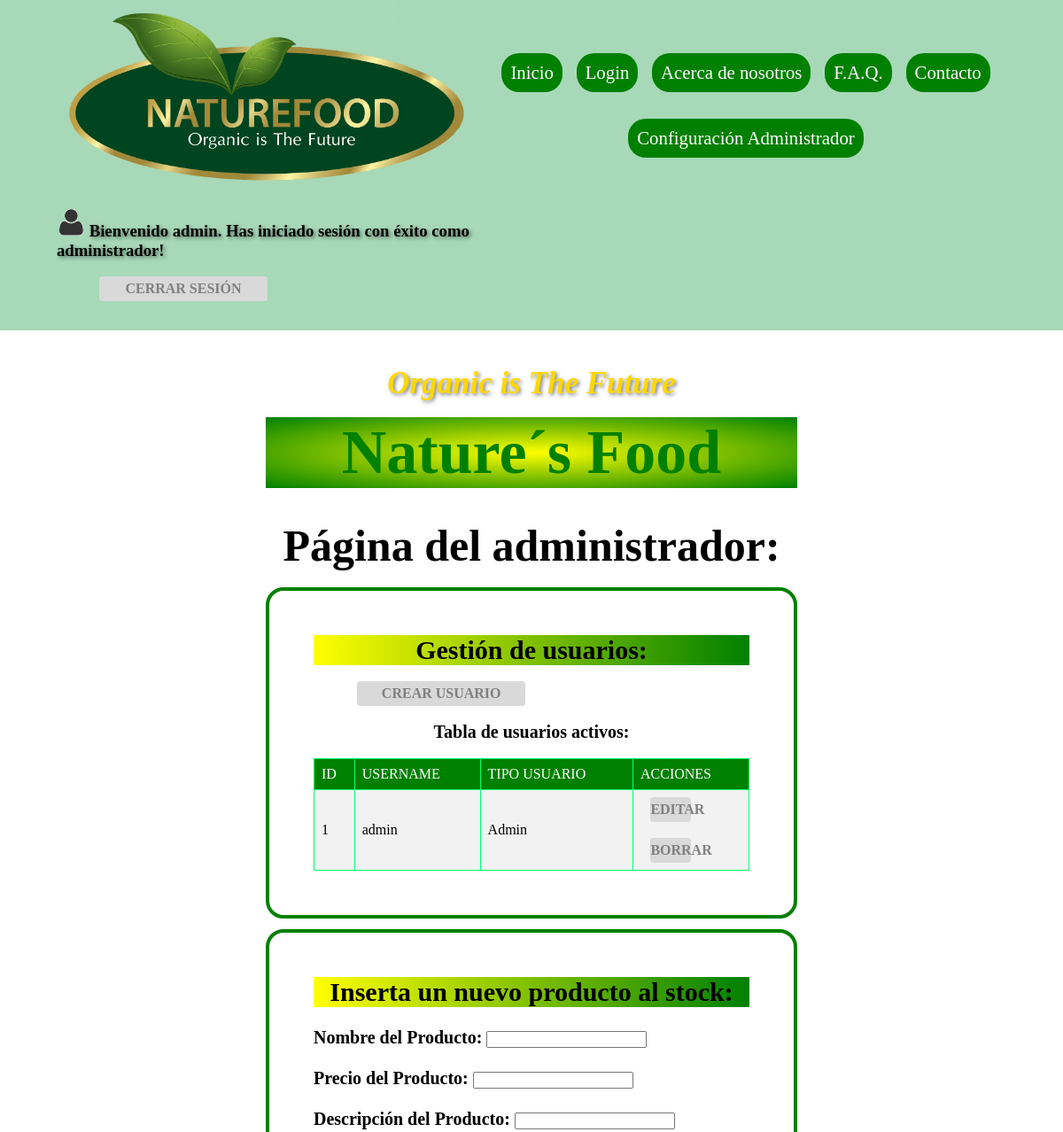
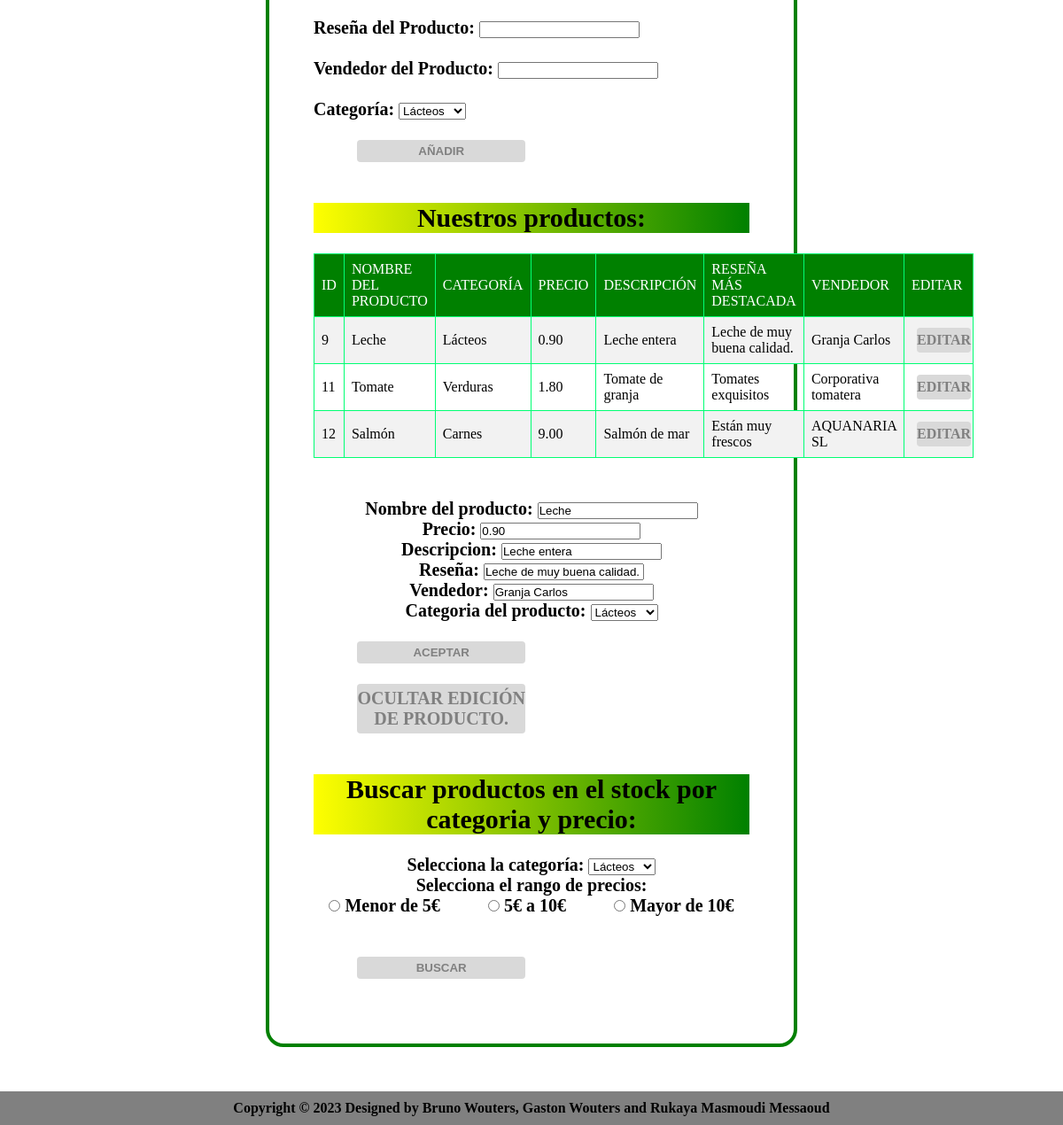
Page /admin.php?editProd=9 (signed in) on the committed database (2 pictures, top to bottom).
### tables this page shows
create table usuario(
	id_usuario int auto_increment primary key,
    nombre varchar(255),
    pass varchar(255),
    tipo_usuario tinyint,
	telefono varchar(255),
	email varchar(255),
    direccion varchar(255),
    nombre_r varchar(20),
    tarjeta varchar(19), 
    cuenta_banco varchar(28),
	comprador_vendedor BIT DEFAULT 0
);

CREATE TABLE `producto` (
  `id_producto` int(11) primary key NOT NULL auto_increment,
  `nombre` varchar(50) DEFAULT NULL,
  `id_categoria` int(11) DEFAULT NULL,
  `precio` decimal(10,2) DEFAULT NULL,
  `descripcion` varchar(150) DEFAULT NULL,
  `resenia` varchar(250) DEFAULT NULL,
  `vendedor` varchar(150) DEFAULT NULL,
  `imagen` BLOB DEFAULT NULL,
      constraint fk_categoria_producto foreign key (`id_categoria`) references `categoria`(`id_categoria`)
);

CREATE TABLE `categoria` (
  `id_categoria` int(11) NOT NULL PRIMARY KEY,
  `nombre` varchar(50) DEFAULT NULL
);

### database.php (called while the page is built, shortened)
<?php
	function listarUsuarios(){
		$result = mysqli_query($GLOBALS["con"], "SELECT * FROM usuario;");
		$usuarios = array();
		while($fila = mysqli_fetch_array($result)){
			$usuarios[] = $fila;
		}
		return $usuarios;
	}
	function listaCategorias(){
		$misCategorias = array();
		$con = mysqli_connect("localhost", "root", "", "ProyectoFinal");
		$query = "SELECT id_categoria, nombre FROM categoria";
		$categorias = mysqli_query($con, $query);
		while($categoria = mysqli_fetch_assoc($categorias)){
			$misCategorias[] = $categoria;
		}
		return $misCategorias;
	}
	function verProductos(){
		$result = mysqli_query($GLOBALS["con"], "SELECT producto.id_producto, producto.nombre, producto.precio, producto.descripcion, producto.vendedor, producto.resenia, categoria.nombre as categoria FROM producto INNER JOIN categoria ON producto.id_categoria = categoria.id_categoria;");
		$productos = array();
		while($producto = mysqli_fetch_array($result)){
			$productos[] = $producto;
		}
		return $productos;
	}
	function obtenerProducto($id_producto){
		$resultado = mysqli_query($GLOBALS["con"], "SELECT * FROM producto WHERE id_producto=$id_producto");
		if(mysqli_num_rows($resultado)==0){
			return 0;
		}
		else{
			$producto = mysqli_fetch_array($resultado);
			return $producto;
		}
	}
?>

### admin.php (the view, shortened to what this page needs)
<html>
	<head>
	</head>
	<body>
		<nav>
            <div class="izqda"><img src="images/logo-grand-naturefood-copy.png" width="450px" class="logo">
                <?php
					if(isset($_SESSION['id_usuario'])) {
						if ($_SESSION['tipo_usuario'] == 0){
							echo "<h3 style='text-shadow: 2px 2px 4px rgba(0, 0, 0, 0.5);'><img src='images/avatar.png'> Bienvenido ".$_SESSION['username'].". Has iniciado sesión con éxito como administrador!</h3>";
						} else{
							echo "<h3 style='text-shadow: 2px 2px 4px rgba(0, 0, 0, 0.5);'><img src='images/avatar.png'> Bienvenido ".$_SESSION['username'].". Has iniciado sesión con éxito!</h3>";
						}
						echo "</br><a href='logout.php' class='boton-entrar'>Cerrar sesión</a></br>";
					} else {
						echo "<h3 style='text-shadow: 2px 2px 4px rgba(0, 0, 0, 0.5);'>Ninguna sesión iniciada.</h3><br/>";
					}
				?>
			</div>
            <ul class="drcha">
                <div class="nav1">
                    <li><a href="index.php">Inicio</a></li>
                    <li><a href="login.php">Login</a></li>
                    <li><a href="nosotros.php">Acerca de nosotros</a></li>
                    <li><a href="faq.php">F.A.Q.</a></li>
                    <li><a href="contacto.php">Contacto</a></li>
                </div>
                <div class="nav2">
                <?php
                    if(isset($_SESSION['id_usuario']) && $_SESSION['tipo_usuario'] == 0) {
                        echo '<li><a href="admin.php">Configuración Administrador</a></li>';
                    } else if (isset($_SESSION['id_usuario']) && $_SESSION['tipo_usuario'] == 1){
                        echo '<li><a href="transacciones.php">Transacciones</a></li>
                            <li><a href="historial.php">Historial</a></li>
                            <li><a href="perfil.php">Perfil</a></li>';
                    }
                    ?>
                </div>
            </ul>
        </nav>
		<main class="centrar">
            <div class="">
                <h3 class="amarillo">Organic is The Future</h3></br>
                <h2 class="verde">Nature´s Food</h2></br></br>
				<p class="letraUsual" style="font-size: 50px;"><strong>Página del administrador:</strong></p></br>
            </div>
			<section class="CambiosUsuarios">
				<div>
					<p class="letraUsual colorDegradiant" style="font-size: 30px;"><strong>Gestión de usuarios: </strong></p></br>
					<?php
						require_once("database.php");
						if (isset($_GET['accion']) && $_GET['accion'] == 'crear_usuario') {
							echo "<div id='menu1'><div id='formulario_usuario'>";
							require_once("crear_usuario.php");
							echo "<a href='admin.php' class='boton-entrar'>Ocultar creacion de usuario.</a>";
							echo "</div></div>";
						} else {
							echo "<a href='admin.php?accion=crear_usuario' class='boton-entrar'>Crear usuario</a>";
						}
					?>
				</div>
				<div>
					</br><p class="letraUsual" ><strong>Tabla de usuarios activos:</strong></p></br>
					<div>
						<?php
							$usuarios = listarUsuarios();
							echo "<table class='estiloTabla' border='1'>
									<tr><td>ID</td><td>USERNAME</td><td>TIPO USUARIO</td><td>ACCIONES</td></tr>";
							foreach($usuarios as $usuario){
								echo "<tr>
										<td>".$usuario['id_usuario']."</td>
										<td>".$usuario['nombre']."</td>";
										if($usuario['tipo_usuario'] == 0){
											echo "<td>Admin</td>";
										}
										else{
											echo "<td>User</td>";
										}
										echo "<td>
												<a class='boton-entrar' style='width:40%;' href='admin.php?edit=".$usuario['id_usuario']."'>Editar</a></br>
												<a class='boton-entrar' style='width:40%;' href='borrar_usuario.php?user=".$usuario['id_usuario']."'>Borrar</a>
											</td>
									</tr>";
							}
							echo "</table>";
						?>
					</div>
				</div>
			</section>
			<section  class="CambiosProductos">
				<div class="letraUsual">
					<p class="letraUsual colorDegradiant" style="font-size: 30px;"><strong>Inserta un nuevo producto al stock:</strong></p></br>
					<?php
						$listaCategorias = listaCategorias($_SESSION['id_usuario']);
						echo "<div class=''><form style='text-align:left;' method='POST' action='".$_SERVER['PHP_SELF']."'>
							<strong>Nombre del Producto: </strong><input type='text' name='nombre'/><br/><br/>
							<strong>Precio del Producto: </strong><input type='text' name='precio'/><br/><br/>
							<strong>Descripción del Producto: </strong><input type='text' name='descripcion'/><br/><br/>
							<strong>Reseña del Producto: </strong><input type='text' name='resenia'/><br/><br/>
							<strong>Vendedor del Producto: </strong><input type='text' name='vendedor'/><br/><br/>
							<strong>Categoría: </strong><select name='categoria'>";
						foreach ($listaCategorias as $categoria) {
							$array = json_decode(json_encode($categoria), true);
							echo "<option value='".$array['id_categoria']."'>".$array['nombre']."</option>";
						}
						echo "</select><br/><br/>
								<input type='submit' class='boton-entrar' name='crear' value='Añadir'/>
							</form></div>";
					?>
				</br></br><div>
					<p class="letraUsual colorDegradiant" style="font-size: 30px;"><strong>Nuestros productos:</strong></p></br>
					<div id="menu1">
						<?php
							require_once("database.php");
							$verProducto = verProductos();
							if(count($verProducto) == 0) {
								echo "<br/><p class='negritaRojo'>No hay productos disponibles en la base de datos.</p>";
							} else {
								echo "<table class='estiloTabla' border='1'>
										<tr><td>ID</td><td>NOMBRE DEL PRODUCTO</td><td>CATEGORÍA</td><td>PRECIO</td><td>DESCRIPCIÓN</td><td>RESEÑA MÁS DESTACADA</td><td>VENDEDOR</td><td>EDITAR</td></tr>";
								foreach($verProducto as $producto){
									echo "<tr><td>".$producto['id_producto'].
									"</td><td>".$producto['nombre'].
									"</td><td>".$producto['categoria'].
									"</td><td>".$producto['precio'].
									"</td><td>".$producto['descripcion'].
									"</td><td>".$producto['resenia'].
									"</td><td>".$producto['vendedor'].
									"</td><td><a class='boton-entrar' style='width:100%;' href='admin.php?editProd=".$producto['id_producto']."'>Editar</a>
									</td>
									</tr>";
								};
								echo "</table>";
							}
						?>
					</div>
					<?php
						if (isset($_GET['editProd'])) {
							echo "<div id='menu1'><div id='formulario_editar_producto'>";
							require_once("editar_producto.php");
							echo "</br><a href='admin.php' class='boton-entrar'>Ocultar edición de producto.</a>";
							echo "</div></div>";
						}
					?>
				</div>
				</br></br><div class="letraUsual">
					<p class="letraUsual colorDegradiant" style="font-size: 30px;"><strong>Buscar productos en el stock por categoria y precio:</strong></p></br>
					<?php
						echo "<form method='POST' action='".$_SERVER['PHP_SELF']."'>
								<strong>Selecciona la categoría: </strong><select name='categoria'>";
								foreach($listaCategorias as $categoria) {
									$array = json_decode(json_encode($categoria), true);
									echo "<option value='".$array['id_categoria']."'>".$array['nombre']."</option>";
								}
						echo "<select><br/><strong>Selecciona el rango de precios: </strong>
						<ul>
						<input type='radio' name='precio' value='menor5' > Menor de 5€
						<input type='radio' name='precio' value='5a10' style='margin-left: 10%;'> 5€ a 10€
						<input type='radio' name='precio' value='mayor10' style='margin-left: 10%;'> Mayor de 10€<br/><br/>
						</ul>
						</select>";
						echo "</select><br/>
								<input type='submit' class='boton-entrar' name='buscar' value='Buscar'/><br/>
							</form>";
					?>
				</div>
			</section>
		</main>
        <footer>
			<p>Copyright &copy; 2023 Designed by <strong>Bruno Wouters</strong>,<strong> Gaston Wouters</strong> and <strong>Rukaya Masmoudi Messaoud</strong></p>
        </footer>
	</body>
</html>

### editar_producto.php (shortened to what this page needs)
<?php
	require_once("database.php");
	$producto = obtenerProducto($_GET['editProd']);
	if($producto == 0){
		header("Location: admin.php");
	}
	else{
		echo "</br><br/><form method='post' class='letraUsual' action='#'>
			<strong>Nombre del producto: <strong/><input type='text' name='nombre' value='".$producto['nombre']."'><br/>
			<strong>Precio: <strong/><input type='text' name='precio' value='".$producto['precio']."'><br/>
            <strong>Descripcion: <strong/><input type='text' name='descripcion' value='".$producto['descripcion']."'><br/>
            <strong>Reseña: <strong/><input type='text' name='resenia' value='".$producto['resenia']."'><br/>
            <strong>Vendedor: <strong/><input type='text' name='vendedor' value='".$producto['vendedor']."'><br/>
            <strong>Categoria del producto: <strong/><select name='id_categoria'><br/>
			";
            if($producto['id_categoria']==1){
                echo "<option value='1' selected>Lácteos</option>
                    <option value='2' >Carnes</option>
                    <option value='3' >Frutas</option>
                    <option value='4'>Verduras</option>";
            }elseif ($producto['id_categoria']==2) {
                echo "<option value='1' >Lácteos</option>
                    <option value='2' selected>Carnes</option>
                    <option value='3' >Frutas</option>
                    <option value='4'>Verduras</option>";
            }
            elseif ($producto['id_categoria']==3) {
                echo "<option value='1' >Lácteos</option>
                    <option value='2' >Carnes</option>
                    <option value='3' selected>Frutas</option>
                    <option value='4'>Verduras</option>";
            }
            else{
                echo "<option value='1' >Lácteos</option>
                    <option value='2' >Carnes</option>
                    <option value='3' >Frutas</option>
                    <option value='4'selected>Verduras</option>";
            }
		echo "</select>
		</br></br><input type='submit' name='editar' value='Aceptar' class='boton-entrar'>
		</form>";
	}
?>

### admin.php (style rules this page uses)
* { padding: 0%; margin: 0%; }
body { background: white; text-align: center; font-family: "Comic Neue"; }
.izqda { width:40%; text-align: left; padding-left:5%; margin:0; display: inline-block; }
.logo { padding-left:2%; }
.drcha { width:49%; text-align: right; display: inline-block; }
.nav1 { text-align: center; padding-bottom:20px; }
.nav2 { text-align: center; }
nav { background-color:rgb(167, 217, 184); padding-bottom: 1.2%; text-align: center; width: 100%; }
nav ul { list-style: none; text-align: right; margin-right: 5%; vertical-align: top; padding-top:5%; }
nav ul li + li { margin-left: 2%; }
nav ul li { background-color: green; border-radius: 20px; padding: 10px; margin-bottom: 10px; display: inline-block; }
nav ul li a { text-decoration: none; color: white; font-family: Georgia, serif; font-size: 130%; }
.centrar { text-align: center; width: 50%; margin:0 auto; margin-top: 40px; margin-bottom: 50px; }
.amarillo { font-family: "Comic Neue",serif; font-style: italic; color: gold; font-size: 35px; text-shadow: 2px 2px 4px rgba(0, 0, 0, 0.5); }
.verde { font-family: Georgia, serif; color: green; font-size: 70px; background: radial-gradient(yellow, green); }
.letraUsual { font-family: "Comic Neue"; font-size: 20px; }
.colorDegradiant { background: linear-gradient(90deg, yellow, green); background-repeat: no-repeat; background-size: cover; }
.CambiosUsuarios { border-radius: 20px; border: 4px solid green; padding: 50px; }
.CambiosProductos { border-radius: 20px; border: 4px solid green; padding: 50px; margin-top: 2%; }
.boton-entrar { display: block; width: 190px; padding: 5px 0px; border: none; border-radius: 4px; background-color: #D9D9D9; text-align: center; text-decoration: none; text-transform: uppercase; font-weight: bold; color: #808080; margin-left:10%; }
.estiloTabla { border-collapse: collapse; width: 100%; }
.estiloTabla td, .estiloTabla th { border: 1px solid #00ff73; padding: 8px; }
.estiloTabla tr:first-child { background-color: green; color: white; }
.estiloTabla tr:nth-child(even) { background-color: #f2f2f2; }
footer { background-color:grey; width: 100%; padding-top: 10px; padding-bottom: 10px; }

### rows in the picture
usuario: id_usuario "1", nombre "admin", tipo_usuario "Admin"
producto: id_producto "9", nombre "Leche", id_categoria.nombre "Lácteos", precio "0.90", descripcion "Leche entera", resenia "Leche de muy buena calidad.", vendedor "Granja Carlos", id_categoria "Lácteos"
producto: id_producto "11", nombre "Tomate", id_categoria.nombre "Verduras", precio "1.80", descripcion "Tomate de granja", resenia "Tomates exquisitos", vendedor "Corporativa tomatera"
producto: id_producto "12", nombre "Salmón", id_categoria.nombre "Carnes", precio "9.00", descripcion "Salmón de mar", resenia "Están muy frescos", vendedor "AQUANARIA SL"

### other values in the picture
$_SESSION['username'] "admin"
form field categoria "Lácteos"
